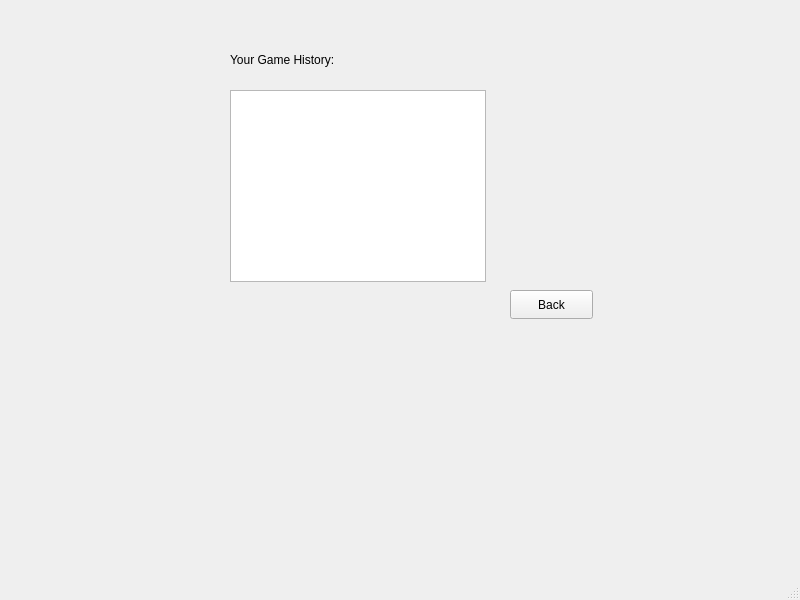
<?xml version="1.0" encoding="UTF-8"?>
<ui version="4.0">
 <class>History</class>
 <widget class="QMainWindow" name="History">
  <property name="geometry">
   <rect>
    <x>0</x>
    <y>0</y>
    <width>800</width>
    <height>600</height>
   </rect>
  </property>
  <property name="windowTitle">
   <string>MainWindow</string>
  </property>
  <widget class="QWidget" name="centralwidget">
   <widget class="QListView" name="listView">
    <property name="geometry">
     <rect>
      <x>230</x>
      <y>90</y>
      <width>256</width>
      <height>192</height>
     </rect>
    </property>
   </widget>
   <widget class="QLabel" name="label">
    <property name="geometry">
     <rect>
      <x>230</x>
      <y>50</y>
      <width>201</width>
      <height>20</height>
     </rect>
    </property>
    <property name="styleSheet">
     <string notr="true">color: rgb(0, 0, 0);
font: 700 9pt &quot;Segoe UI&quot;;</string>
    </property>
    <property name="text">
     <string>Your Game History:</string>
    </property>
   </widget>
   <widget class="QPushButton" name="pushButton">
    <property name="geometry">
     <rect>
      <x>510</x>
      <y>290</y>
      <width>83</width>
      <height>29</height>
     </rect>
    </property>
    <property name="styleSheet">
     <string notr="true">color: rgb(0, 0, 0);
font: 700 9pt &quot;Segoe UI&quot;;</string>
    </property>
    <property name="text">
     <string>Back</string>
    </property>
   </widget>
  </widget>
  <widget class="QMenuBar" name="menubar">
   <property name="geometry">
    <rect>
     <x>0</x>
     <y>0</y>
     <width>800</width>
     <height>25</height>
    </rect>
   </property>
  </widget>
  <widget class="QStatusBar" name="statusbar"/>
 </widget>
 <resources/>
 <connections/>
</ui>
